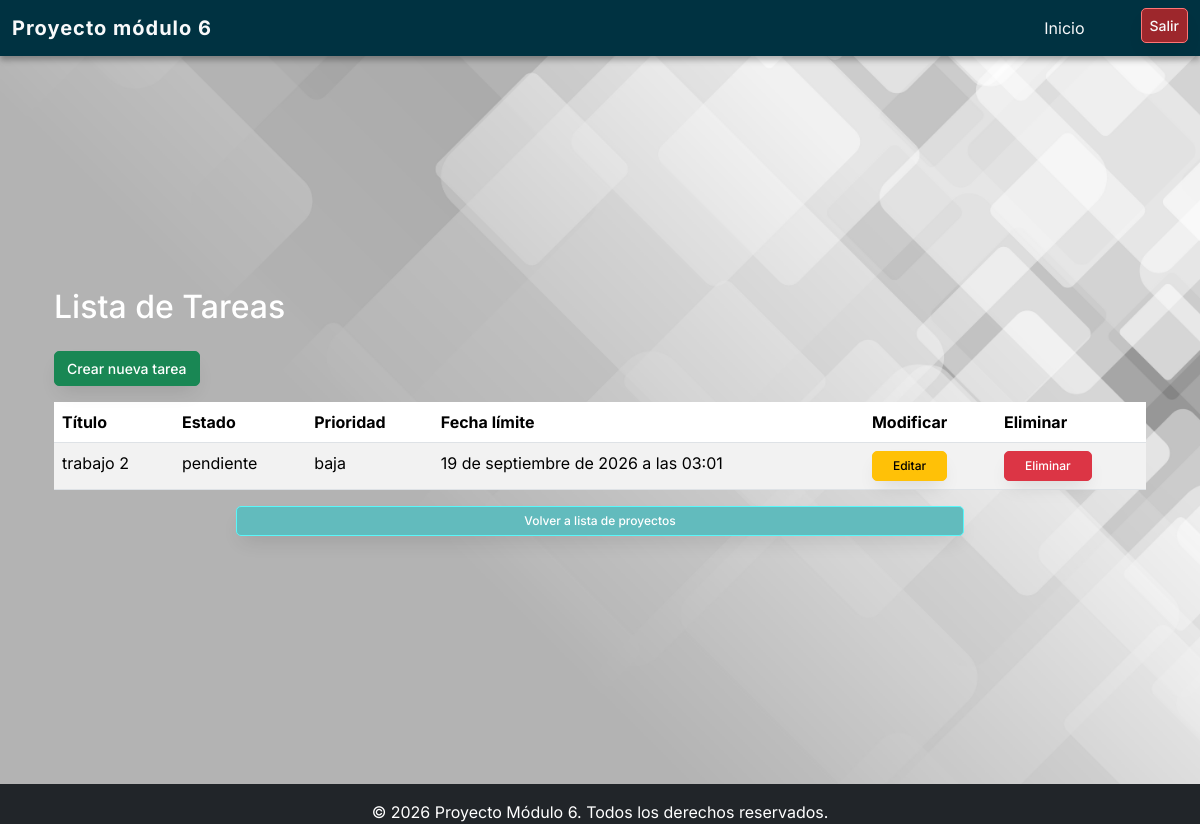
Page /proyectos/1/tareas/ (signed in) on the earlier database version.
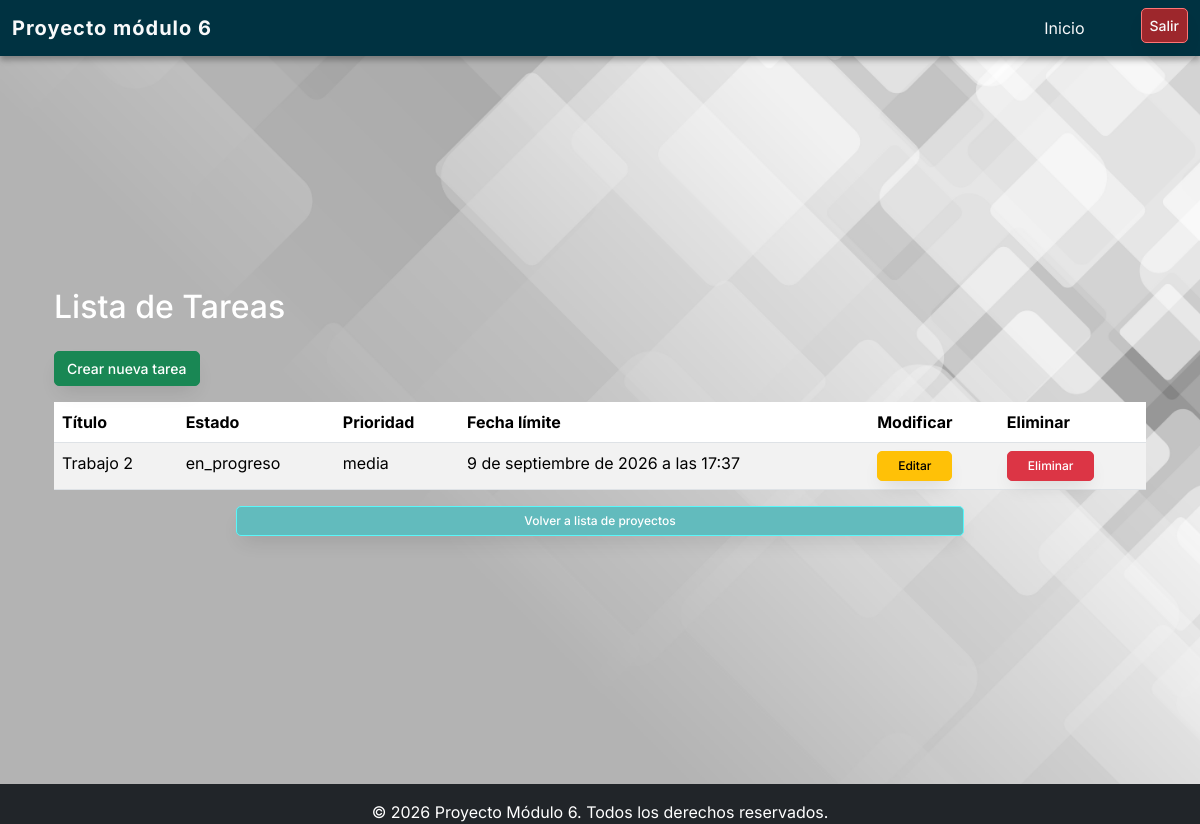
Same page on the later database version.
### core/models.py (models this page shows, shortened)
class Tarea(models.Model):
    ESTADOS = (
        ('pendiente', 'Pendiente'),
        ('en_progreso', 'En progreso'),
        ('completada', 'Completada'),
    )
    PRIORIDADES = (
        ('baja', 'Baja'),
        ('media', 'Media'),
        ('alta', 'Alta'),
    )
    proyecto = models.ForeignKey(Proyecto,
                                 on_delete=models.CASCADE,
                                 related_name='tareas')
    titulo = models.CharField(max_length=150)
    estado = models.CharField(max_length=20, choices=ESTADOS, default='pendiente')
    prioridad = models.CharField(max_length=20, choices=PRIORIDADES, default='media')
    fecha_limite = models.DateTimeField(null=True, blank=True)
    asignado_a = models.ForeignKey(settings.AUTH_USER_MODEL,
                                   on_delete=models.CASCADE,
                                   related_name='tareas_asignadas',
                                   blank=True,
                                   null=True)

### core/views.py (the view)
# urls.py: path('proyectos/<int:proyecto_id>/tareas/', TareaListView.as_view(), name='tarea_list'),
class TareaListView(LoginRequiredMixin, ListView):
    model = Tarea
    template_name = 'core/tarea_list.html'
    context_object_name = 'tareas'
    login_url = 'login'
    def get_queryset(self):
        return Tarea.objects.filter(
            proyecto_id=self.kwargs['proyecto_id']
        )
    def get_context_data(self, **kwargs):
        context = super().get_context_data(**kwargs)
        context['proyecto'] = get_object_or_404(
            Proyecto, pk=self.kwargs['proyecto_id']
        )
        return context

### core/templates/core/tarea_list.html (shortened to what this page needs)
{% extends 'core/base.html' %}
{% block content %}
<h2 class="mb-4">Lista de Tareas</h2>
<a href="{% url 'tarea_create' proyecto.id %}" class="btn btn-success">Crear nueva tarea</a>
<table class="table table-striped mt-3">
        <thead>
            <tr>
                <th>Título</th>
                <th>Estado</th>
                <th>Prioridad</th>
                <th>Fecha límite</th>
                <th>Modificar</th>
                <th>Eliminar</th>
            </tr>
        </thead>
        <tbody>
        {% for tarea in tareas %}
        <tr>
            <td>{{ tarea.titulo }}</td>
            <td>{{ tarea.estado }}</td>
            <td>{{ tarea.prioridad }}</td>
            <td>{{ tarea.fecha_limite }}</td>
            <td>
                <a href="{% url 'tarea_update' proyecto.id tarea.id %}" class="btn btn-warning btn-sm">
                    Editar
                </a>
            </td>
            <td>
                <a href="{% url 'tarea_delete' proyecto.id tarea.id %}" class="btn btn-danger btn-sm">
                    Eliminar
                </a>
            </td>
        </tr>
        {% empty %}
        <tr>
            <td colspan="6" class="text-center text-muted">No hay tareas registradas.</td>
        </tr>
        {% endfor %}
    </tbody>
</table>
<div class="col-md-8 offset-md-2 mt-3">
    <a href="{% url 'proyecto_list' %}" class="btn btn-secondary btn-sm w-100">Volver a lista de proyectos</a>
</div>
{% endblock %}

### core/templates/core/base.html (shortened to what this page needs)
{% load static %}
<!DOCTYPE html>
<html lang="es">
<head>
    <link href="https://cdn.jsdelivr.net/npm/bootstrap@5.3.2/dist/css/bootstrap.min.css" rel="stylesheet">
    <link rel="stylesheet" href="https://cdn.jsdelivr.net/npm/bootstrap-icons@1.11.3/font/bootstrap-icons.css">
    <link rel="stylesheet" href="{% static 'core/css/style.css' %}">
</head>
    <body>
        <header>
            <nav class="navbar navbar-expand-lg navbar-dark bg-dark mb-4">
                <div class="container-fluid">
                    <a class="navbar-brand" href="#">Proyecto módulo 6</a>
                    <div class="collapse navbar-collapse">
                        <ul class="navbar-nav ms-auto">
                            {% if user.is_authenticated %}
                                <li class="nav-item">
                                    <a class="nav-link" href="{% url 'dashboard' %}">Inicio</a>
                                </li>
                                <li class="nav-item">
                                    <form action="{% url 'logout' %}" method="post" style="display:inline;">
                                        <button type="submit" class="btn btn-link-gray nav-link ms-5">Salir</button>
                                    </form>
                                </li>
                            {% else %}
                                <li class="nav-item"><a class="nav-link" href="{% url 'login' %}">Login</a></li>
                                <li class="nav-item"><a class="nav-link" href="{% url 'registro' %}">Registro</a></li>
                            {% endif %}
                        </ul>
                    </div>
                </div>
            </nav>
        </header>
        <main class="container">
            <div class="container" >
                {% block content %}{% endblock %}
            </div>
        </main>
        <footer class="bg-dark text-white text-center py-3 mt-4">
            &copy; 2026 Proyecto Módulo 6. Todos los derechos reservados.
        </footer>
    </body>
</html>

### core/static/core/css/style.css (style rules this page uses)
* { padding: 0; margin: 0; box-sizing: border-box; }
body { background: url("../img/fondo3.jpg") center/cover no-repeat; background-position: center; font-family: 'inter', sans-serif; }
header { height: 8vh; }
main { height: 87vh; display: flex; justify-content: center; align-items: center; max-width: 800px; margin: 0 auto; padding: 15px; }
h2 { color: white; }
.navbar { background-color: rgba(0 50 65) !important; box-shadow: 0 4px 6px rgba(0,0,0,0.3); }
.navbar-brand { font-weight: bold; color: #f8f9fa !important; letter-spacing: 1px; }
.navbar-nav .nav-link { color: #f8f9fa !important; margin-left: 1rem; transition: color 0.3s ease, transform 0.2s ease; }
a { text-decoration: none; }
footer { height: 5vh; }
.btn-link-gray { display: inline-block; padding: 1px 6px; font-size: 12px; color: #d3d3d3; text-decoration: none; border: 1px solid #ff7575; border-radius: 4px; background-color: #ee2222a8; transition: all 0.3s ease; cursor: pointer; }
.btn { padding: 0.375rem 0.75rem; cursor: pointer; border-width: 1px; border-radius: 5px; font-size: 14px; font-weight: 500; -webkit-box-shadow: 0px 10px 20px -6px rgba(0, 0, 0, 0.12); -moz-box-shadow: 0px 10px 20px -6px rgba(0, 0, 0, 0.12); box-shadow: 0px 10px 20px -6px rgba(0, 0, 0, 0.12); overflow: hidden; position: relative; -moz-transition: all 0.3s ease; -o-transition: all 0.3s ease; -webkit-transition: all 0.3s ease; -ms-transition: all 0.3s ease; transition: all 0.3s ease; }
.btn.btn-secondary { color: #fff; border-color: #59f7fa; background: #62bbbd; }
.btn.btn-sm, .btn-group-sm > .btn { padding: 5px 20px; font-size: 12px; }

Differences in the rows shown:
removed Tarea: titulo "trabajo 2", estado "pendiente", prioridad "baja", fecha_limite "19 de septiembre de 2026 a las 03:01"
added Tarea: titulo "Trabajo 2", estado "en_progreso", prioridad "media", fecha_limite "9 de septiembre de 2026 a las 17:37"
